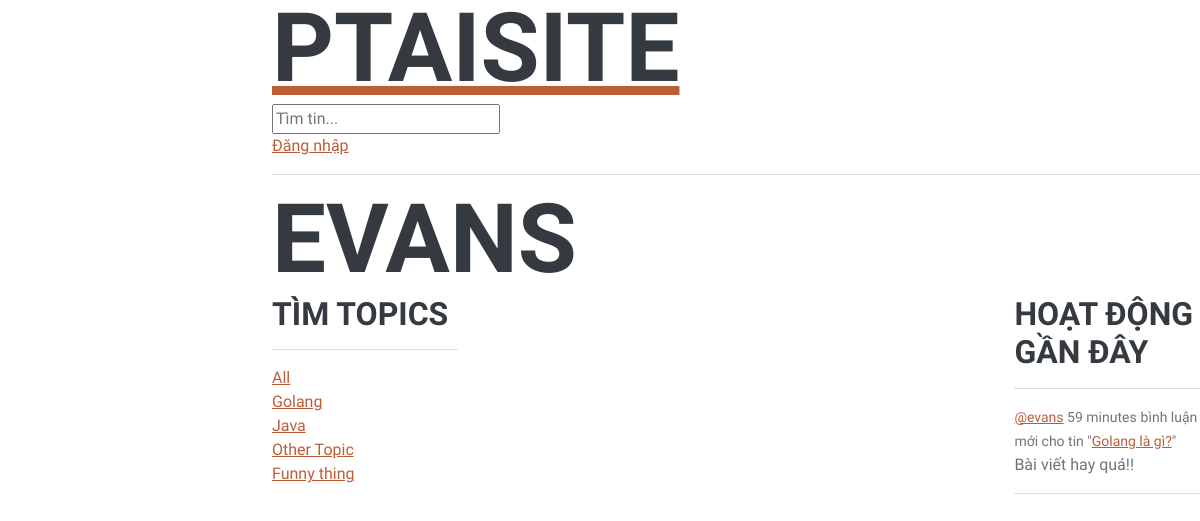
Screenshot of /profile/5/ with the database file from the repository.
### base/models.py (models this page shows, shortened)
class Topic(models.Model):
   name = models.CharField(max_length=200)

class Message(models.Model):
    user = models.ForeignKey(User, on_delete=models.CASCADE)
    room = models.ForeignKey(Room, on_delete=models.CASCADE)
    body = models.TextField()
    updated = models.DateTimeField(auto_now = True)
    created = models.DateTimeField(auto_now_add=True)
    def __str__(self):
        return self.body[0:50]

class Room (models.Model):
    name = models.CharField(max_length=200)
    host = models.ForeignKey(User, on_delete=models.SET_NULL, null=True)
    topic = models.ForeignKey(Topic, on_delete=models.SET_NULL, null=True)
    description = models.TextField(null=True, blank=True)
    updated = models.DateTimeField(auto_now = True)
    created = models.DateTimeField(auto_now_add=True)
    paticipants = models.ManyToManyField(User, related_name='paticipants', blank=True)
    class Meta:
        ordering = ['-updated', '-created']
    def __str__(self):
        return self.name

### base/views.py (the view)
# urls.py: path('profile/<str:pk>/', views.userProfile, name="user-profile") ,
def userProfile(request, pk):
    user= User.objects.get(id=pk)
    rooms = user.room_set.all()
    room_messages = user.message_set.all()
    topics = Topic.objects.all()
    context = {'user': user, 'rooms': rooms, 'room_messages': room_messages, 'topics': topics}
    return render(request, 'base/profile.html', context)

### base/templates/base/profile.html (shortened to what this page needs)
{% extends 'main.html'%}
{% block content%}
    <h1>{{user.username}}</h1>
    <div class="profile-cotainer">
        <div>
            {% include 'base/topics_component.html'%}
        </div>
        <div>
        </div>
        <div>
            {% include 'base/activities_component.html'%}
        </div>
    </div>
{% endblock content%}

### base/templates/base/topics_component.html
{% block content %}
<h3>Tìm Topics</h3>
        <hr>
        <div>
            <a href="{% url 'home' %}">All</a>
        </div>
        {% for topic in topics %}
        <div>
            <a href="{% url 'home' %}?q={{topic.name}}">{{ topic.name }}</a>
        </div>
        {% endfor %}
{% endblock content %}

### base/templates/base/activities_component.html (shortened to what this page needs)
{% block content %}
<h3>Hoạt động gần đây</h3>
        <hr>
        {% for message in room_messages %}
            <div>
                <small><a href="{% url 'user-profile' message.user.id%}">@{{message.user}}</a> {{message.created|timesince}}</small>
                <small> bình luận mới cho tin "<a href="{% url 'room' message.room.id %}">{{message.room}}</a>"</small>
                <p>{{message}}</p>
                <hr>
            </div>
        {% endfor %}
{% endblock content %}

### base/templates/base/profile.html (style rules this page uses)
.profile-cotainer { display: grid; grid-template-columns: 1fr 3fr 1fr; }

### rows the page displays
Topic: name "Golang"
Topic: name "Java"
Topic: name "Other Topic"
Topic: name "Funny thing"
Message: user "evans", created "59 minutes", room "Golang là gì?", body "Bài viết hay quá!!"

### other values shown
{{ user.username }} "EVANS"
